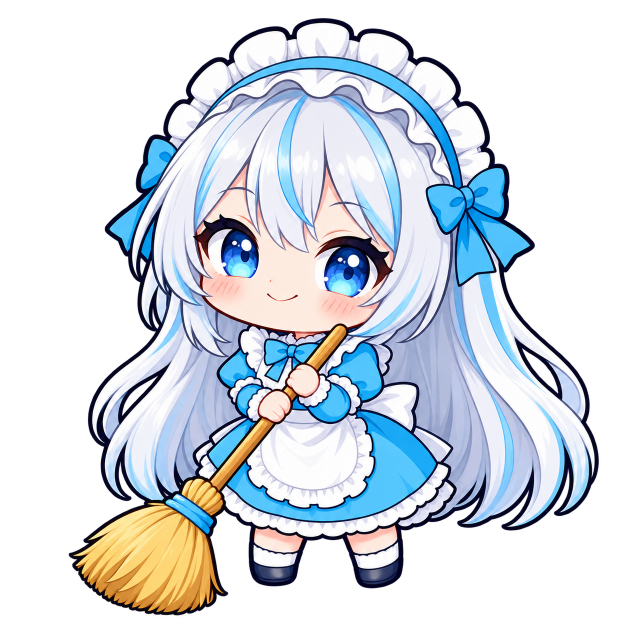
#> input picture artwork/brand-motion/blue-snow-maid-clean-reference.png, 1254 x 1254 px (shown at 1/2 size); its folder holds 8 pictures in this run
$ python generate.py
#> lines starting #> are read from the running program, lines starting #| are printed output that depends on the picture
"""Build local layered-illustration Lottie timelines from the approved artwork.
Requires Pillow only. Creative artwork was generated by imagegen from the user's
reference; resizing is deterministic packaging, not a replacement illustration.
A single shared local bitmap preserves the reference's fine eye/lace shading;
independent eye/hand masks and vector effects provide the actual motion.
"""
import copy
import json
import math
from pathlib import Path
from PIL import Image
from package_assets import build_preview

ROOT = Path(__file__).resolve().parents[2]
ART = Path(__file__).parent

def prop(v): return {'a':0,'k':v}
def keys(values):
    out=[]
    for j,(t,v) in enumerate(values):
        d={'t':t,'s':v if isinstance(v,list) else [v]}
        if j<len(values)-1:
            end=values[j+1][1]
            d.update(e=end if isinstance(end,list) else [end],o={'x':[.23],'y':[1]},i={'x':[.32],'y':[1]})
        out.append(d)
    return {'a':1,'k':out}
def color(h): return [int(h[i:i+2],16)/255 for i in (1,3,5)]+[1]
def xy(z): return [round(z.real,2),round(z.imag,2)]
def transform(): return {'ty':'tr','p':prop([0,0]),'a':prop([0,0]),'s':prop([100,100]),'r':prop(0),'o':prop(100),'sk':prop(0),'sa':prop(0)}
def group(name,geometries,fill=None,stroke=None,width=2):
    it=list(geometries)
    if fill: it.append({'ty':'fl','c':prop(color(fill)),'o':prop(100),'r':1})
    if stroke: it.append({'ty':'st','c':prop(color(stroke)),'o':prop(100),'w':prop(width),'lc':2,'lj':2})
    it.append(transform()); return {'ty':'gr','nm':name,'it':it}
def poly(points,closed=True):
    return {'v':points,'i':[[0,0] for _ in points],'o':[[0,0] for _ in points],'c':closed}
def shape(points,closed=True): return {'ty':'sh','ks':prop(poly(points,closed))}
def ellipse(x,y,w,h): return {'ty':'el','p':prop([x,y]),'s':prop([w,h]),'d':1}
def rect(x,y,w,h,r=6): return {'ty':'rc','p':prop([x,y]),'s':prop([w,h]),'r':prop(r),'d':1}

def layer(name,shapes=(),pivot=(0,0),rotation=None,scale=None,position=None,opacity=None,ref=None,masks=()):
    l={'ddd':0,'ind':0,'ty':0 if ref else 4,'nm':name,'sr':1,'ks':{'o':opacity or prop(100),'r':rotation or prop(0),'p':position or prop([*pivot,0]),'a':prop([*pivot,0]),'s':scale or prop([100,100,100])},'ao':0,'ip':0,'op':144,'st':0,'bm':0}
    if ref: l.update(refId=ref,w=512,h=512)
    else: l['shapes']=list(reversed(shapes))
    if masks: l['masksProperties']=list(masks); l['hasMask']=True
    return l

def mask(name,points,mode='a'):
    return {'inv':False,'mode':mode,'pt':prop(poly(points)),'o':prop(100),'x':prop(0),'nm':name}
def bounds_center(points): return [(min(p[0] for p in points)+max(p[0] for p in points))/2,(min(p[1] for p in points)+max(p[1] for p in points))/2]
def star(x,y,r): return shape([[x,y-r],[x+r*.28,y-r*.28],[x+r,y],[x+r*.28,y+r*.28],[x,y+r],[x-r*.28,y+r*.28],[x-r,y],[x-r*.28,y-r*.28]])

def closed_eyelash(name,points,end,close_frame=None):
    x,y=bounds_center(points)
    reach=min(17,(max(p[0] for p in points)-min(p[0] for p in points))/3)
    curve={'ty':'sh','ks':prop({'v':[[x-reach,y],[x,y+2],[x+reach,y]],
        'i':[[0,0],[-3,0],[-3,1]],'o':[[3,1],[3,0],[0,0]],'c':False})}
    opacity=keys([(0,100),(3,100),(8,0),(end,0)]) if close_frame is None else keys([
        (0,0),(close_frame-3,0),(close_frame,100),(close_frame+2,100),(close_frame+6,0),(end,0)])
    return layer(name+' closed eyelash',[group('Soft closed eye',[curve],None,'#80566A',1.8)],opacity=opacity)

def load_art(source,static,size=(390,450)):
#> called with source = 'blue-snow-maid-clean-reference.png', static = 'bilipai_maid_clean_static', size = (450, 450)
    im=Image.open(ART/source).convert('RGBA')
#> im is the input picture: PIL image 1254x1254 RGBA; mean R, G, B, A 92, 99.4, 107.4, 134.4
    im.thumbnail(size,Image.Resampling.LANCZOS)
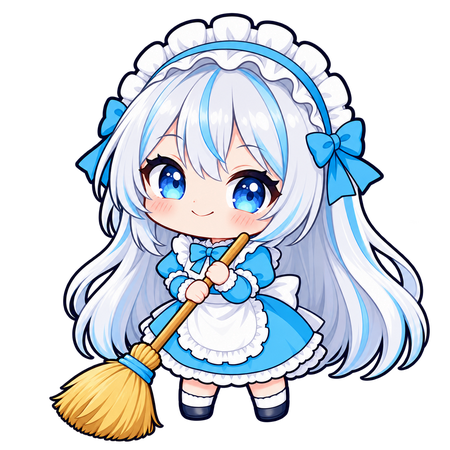
#> im: PIL image 450x450 RGBA; mean R, G, B, A 91.6, 99, 106.8, 134.4; transparent parts drawn white
    canvas=Image.new('RGBA',(512,512))
#> canvas: PIL image 512x512 RGBA; every value is 0
    canvas.alpha_composite(im,((512-im.width)//2,31))
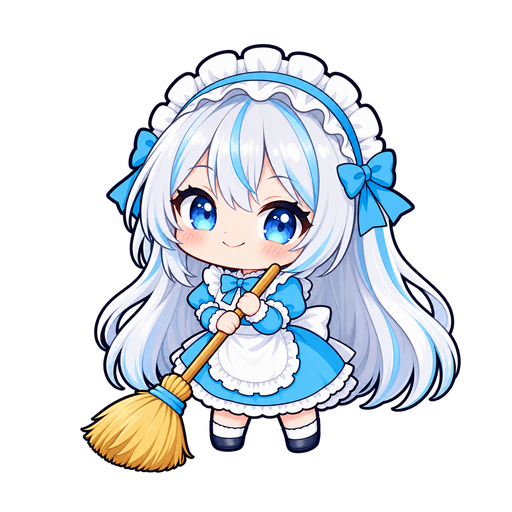
#> canvas: PIL image 512x512 RGBA; mean R, G, B, A 70.7, 76.4, 82.5, 103.8; transparent parts drawn white
    target=ROOT/'app/src/main/res/drawable-nodpi'/f'{static}.png'
    target.parent.mkdir(parents=True,exist_ok=True)
    canvas.save(target,optimize=True)
    image={'id':'maid_bitmap','w':512,'h':512,'u':'','p':static+'.png','e':0}
    art=layer('Blue snow maid detailed illustration',ref='maid_bitmap')
    art['ty']=2; art['ind']=1
    return [{'id':'maid_art','layers':[art]},image]

def clean_mapped(points): return [[round(x*450/1254+31,2),round(y*450/1254+31,2)] for x,y in points]

def make_cleaning(art):
    """Closed working cycle; the shaft pivots below the fixed lower gripping hand."""
    end=96
    # Measured on this new 1254px pose, never borrowed from the completed pose.
    left=clean_mapped([(325,508),(346,493),(389,498),(426,521),(446,552),(449,587),(431,607),(394,603),(367,572)])
    right=clean_mapped([(531,523),(560,490),(607,479),(649,490),(673,513),(668,558),(643,584),(591,589),(558,569)])
    broom=clean_mapped([(532,862),(562,877),(477,983),(493,1008),(478,1041),(454,1068),(468,1130),(483,1181),(478,1221),(437,1243),(333,1244),(257,1218),(214,1187),(184,1156),(200,1118),(233,1083),(302,1045),(369,1019),(400,972),(446,979)])
    layers=[]
    # Apron/dress are solid behind the removed shaft; the bristles stand outside
    # the character silhouette so their sweep reveals genuine transparency.
    layers.append(layer('Dress behind working shaft',[group('Blue dress backing',[
        shape(clean_mapped([(431,973),(530,851),(566,870),(480,994)]))],'#37B7EF')]))
    for name,points in [('Left eye',left),('Right eye',right)]:
        layers.append(layer(name+' blink skin',[group('Eyelid skin',[shape(points)],'#FFE0D1')]))
    layers.append(layer('Working portrait',ref='maid_art',masks=[
        mask('Full working pose',[[0,0],[512,0],[512,512],[0,512]]),
        mask('Lower broom',broom,'s'),mask('Left eye',left,'s'),mask('Right eye',right,'s')]))
    # Removed eye regions have a solid skin backing, avoiding duplicate open eyes.
    for name,points in [('Left eye',left),('Right eye',right)]:
        layers.append(layer(name,ref='maid_art',pivot=bounds_center(points),masks=[mask(name,points)],
            scale=keys([(0,[100,100,100]),(61,[100,100,100]),(66,[100,4,100]),(73,[100,100,100]),(end,[100,100,100])])))
        layers.append(closed_eyelash(name,points,end,66))
    layers.append(layer('Held broom working sweep',ref='maid_art',pivot=clean_mapped([(548,864)])[0],
        masks=[mask('Connected lower shaft and bristles',broom)],
        rotation=keys([(0,0),(24,-2),(48,0),(72,2),(end,0)])))
    layers.reverse()
    motion=layer('Focused working lean',pivot=(256,365));motion['ty']=3;motion.pop('shapes',None)
    motion['ind']=len(layers)+1;motion['op']=end
    motion['ks']['r']=keys([(0,0),(24,-.4),(48,0),(72,.4),(end,0)])
    for i,l in enumerate(layers): l['ind']=i+1;l['op']=end;l['parent']=motion['ind']
    layers.append(motion)
    return {'v':'5.12.2','fr':60,'ip':0,'op':end,'w':512,'h':512,
        'nm':'BiliPai focused cleaning in progress','ddd':0,'assets':copy.deepcopy(art),'layers':layers,'markers':[]}

def make_clean(art):
    end=72
    left=clean_mapped([(387,478),(408,442),(448,443),(498,456),(529,486),(525,539),(496,565),(440,566),(412,539)])
    right=clean_mapped([(615,525),(638,492),(683,497),(735,512),(765,533),(750,583),(714,601),(664,592),(633,566)])
    broom=clean_mapped([(499,831),(540,855),(455,953),(473,995),(453,1036),(454,1150),(462,1212),(430,1253),(285,1253),(211,1226),(138,1185),(120,1140),(148,1093),(174,1060),(222,1038),(275,1002),(325,989),(339,971),(367,944),(390,939)])
    layers=[]
    for points,skin in [(left,'#FFE1D1'),(right,'#FFE1D1')]:
        layers.append(layer('Soft eyelid',[group('Peach skin',[shape(points)],skin)]))
    # White apron behind the shaft keeps the sweep from exposing a transparent gap.
    layers.append(layer('Apron behind broom',[group('Apron patch',[shape(clean_mapped([(461,872),(497,839),(528,862),(493,913),(471,930)]))],'#FAFAFF')]))
    masks=[mask('Full character',[[0,0],[512,0],[512,512],[0,512]])]
    for name,points in [('Left eye',left),('Right eye',right),('Broom',broom)]: masks.append(mask(name,points,'s'))
    layers.append(layer('Q maid holding broom',ref='maid_art',masks=masks))
    for name,points in [('Left eye',left),('Right eye',right)]:
        layers.append(layer(name,ref='maid_art',pivot=bounds_center(points),masks=[mask(name,points)],
            scale=keys([(0,[100,100,100]),(46,[100,100,100]),(51,[100,4,100]),(56,[100,100,100]),(end,[100,100,100])])))
    for name,points in [('Left eye',left),('Right eye',right)]:
        layers.append(closed_eyelash(name,points,end,51))
    layers.append(layer('Held broom sweep',ref='maid_art',pivot=clean_mapped([(516,853)])[0],masks=[mask('Broom shaft and bristles',broom)],
        rotation=keys([(0,0),(14,-6),(29,7),(42,-3),(54,0),(end,0)])))
    for i,(x,y) in enumerate([(80,459),(60,436),(119,465)]):
        layers.append(layer('Cache tile '+str(i),[group('Tile',[rect(0,0,13,13,3)],['#BDE7FA','#76CEF4','#DAF4FF'][i],'#69AED3',1)],
            position=keys([(0,[x,y,0]),(12+i*3,[x,y,0]),(32+i*3,[90,427,0]),(45+i*3,[48,392,0])]),
            rotation=keys([(0,0),(51,80)]),opacity=keys([(0,100),(26+i*4,100),(46+i*3,0),(end,0)])))
    layers.append(layer('Completion badge',[
        group('Badge',[ellipse(423,400,64,64)],'#42BCEB','#FFFFFF',4),
        group('Check',[shape([[408,400],[420,412],[441,385]],False)],None,'#FFFFFF',6)
    ],pivot=(423,400),scale=keys([(0,[95,95,100]),(44,[95,95,100]),(55,[103,103,100]),(64,[100,100,100])]),opacity=keys([(0,0),(44,0),(53,100),(end,100)])))
    for i,(x,y) in enumerate([(97,205),(427,183),(438,310)]):
        layers.append(layer('Blue snow star '+str(i),[group('Star',[star(0,0,6)],'#F8FCFF','#69CEF4',1.5)],
            position=keys([(0,[x,y+5,0]),(end,[x,y-5,0])]),opacity=keys([(0,0),(43+i*3,0),(52+i*3,100),(end,65)])))
    layers.reverse()
    motion=layer('Pleased little bow',pivot=(256,370));motion['ty']=3;motion.pop('shapes',None);motion['ind']=len(layers)+1
    motion['ks']['r']=keys([(0,0),(29,-1.2),(53,1),(end,0)])
    for i,l in enumerate(layers): l['ind']=i+1;l['op']=end;l['parent']=motion['ind']
    motion['op']=end;layers.append(motion)
    return {'v':'5.12.2','fr':60,'ip':0,'op':end,'w':512,'h':512,'nm':'BiliPai Q Maid Broom Cleanup','ddd':0,'assets':copy.deepcopy(art),'layers':layers,'markers':[]}

# [27 lines left out: function make_refreshing, not called in this run]


STATE_POSES={
    'retry':{
        'end':90, 'blink_frame':42,
        'eyes':[
            [[198,221],[205,214],[218,211],[231,214],[240,223],[235,240],[221,242],[207,237]],
            [[274,216],[282,209],[294,208],[308,213],[314,219],[306,233],[295,236],[281,232]]],
        'prop':'Disconnected connectors',
        'points':[[220,322],[236,315],[245,317],[249,334],[229,340],[220,335]],
        'pivot':[221,334], 'backing':'#D6EFFF', 'rotation':[(0,0),(15,-2),(30,1),(49,0),(90,0)],
        'hair':[
            [[49,401],[74,388],[96,405],[116,441],[107,451],[87,451],[65,437],[48,419]],
            [[401,412],[418,389],[449,395],[469,413],[467,443],[445,462],[422,457],[402,437]]]
    },
    'empty':{
        'end':108, 'closed_eyes':True,
        'eyes':[
            [[194,213],[204,205],[216,202],[230,204],[239,212],[233,226],[219,232],[205,226]],
            [[270,201],[280,192],[290,191],[305,195],[311,202],[303,216],[290,220],[279,214]]],
        'prop':'Held empty collection box',
        'points':[[159,354],[180,337],[208,355],[320,357],[341,338],[364,375],[342,393],[350,409],[342,439],[323,454],[301,451],[272,441],[225,440],[203,449],[182,441],[170,429],[164,411],[176,394],[187,388]],
        'pivot':[256,406], 'backing':'#F5F8FF', 'rotation':[(0,0),(20,-1),(42,1),(72,0),(108,0)],
        'hair':[
            [[47,394],[72,382],[91,398],[105,425],[93,440],[66,437],[49,416]],
            [[413,394],[434,382],[466,394],[471,420],[455,443],[431,447],[409,431]]]
    },
    'search_empty':{
        'end':120, 'static_prop':True, 'blink_frame':82,
        'eyes':[
            [[191,220],[199,211],[214,207],[231,208],[244,220],[240,239],[227,249],[211,246],[198,237]],
            [[286,212],[294,203],[306,199],[317,200],[327,206],[321,219],[307,228],[293,226]]],
        'prop':'Held looking glass',
        'points':[[161,213],[180,212],[198,221],[208,235],[210,251],[202,267],[193,276],[198,283],[206,291],[210,307],[219,333],[211,343],[207,362],[176,363],[174,341],[170,332],[162,313],[162,300],[170,285],[179,281],[167,280],[149,272],[139,260],[137,244],[142,226]],
        'pivot':[190,356], 'backing':'#DCEFFF', 'rotation':[(0,0),(25,-1.3),(53,1),(88,0),(120,0)],
        'hair':[
            [[48,392],[73,380],[95,398],[109,429],[96,447],[67,450],[48,432]],
            [[405,415],[418,394],[447,389],[467,409],[467,439],[448,462],[424,459],[407,441]]]
    }
}

STATE_POSES.update({
    'favorite':{
        'end':72, 'blink_frame':53, 'eye_names':['Right'],
        'eyes':[[[271,183],[278,177],[289,175],[301,178],[308,187],[304,199],[292,204],[280,199]]],
        'prop':'Held favorite star',
        'points':[[169,322],[207,306],[216,282],[226,255],[238,249],[253,255],[275,276],[284,286],[327,282],[346,287],[354,301],[345,325],[335,343],[345,350],[353,371],[351,398],[341,409],[301,404],[281,399],[249,393],[224,395],[196,399],[190,389],[193,368],[196,349],[179,345],[169,334]],
        'pivot':[257,356], 'backing':'#F6FAFF', 'rotation':[(0,0),(22,-.7),(44,.5),(72,0)],
        'scale':[(0,[100,100,100]),(25,[101.5,101.5,100]),(45,[100,100,100]),(72,[100,100,100])],
        'hair':[
            [[48,389],[71,378],[94,395],[110,427],[95,447],[68,449],[48,430]],
            [[408,404],[424,385],[455,391],[469,411],[462,437],[443,456],[421,450],[405,430]]]
    },
    'download':{
        'end':72, 'blink_frame':51,
        'eyes':[
            [[204,194],[211,185],[224,184],[236,189],[242,198],[235,209],[221,216],[212,208]],
            [[276,179],[285,169],[296,170],[307,177],[310,186],[301,198],[289,201],[281,193]]],
        'prop':'Thumbs up hand',
        'points':[[145,215],[155,212],[162,221],[166,237],[178,244],[183,255],[181,268],[178,282],[166,292],[147,298],[137,290],[135,274],[130,264],[138,247],[144,238]],
        'pivot':[148,293], 'backing':'#E5F4FF', 'rotation':[(0,0),(15,-2.5),(30,1.5),(44,0),(72,0)],
        'hair':[
            [[49,393],[73,381],[97,397],[108,430],[94,449],[67,449],[48,430]],
            [[408,397],[424,380],[456,389],[471,414],[462,439],[443,450],[422,445],[404,427]]]
    }
})

# [102 lines left out: functions make_state, make_follow_feedback, not called in this run]

def five_star(x,y,r):
    return shape([[x+math.cos(-math.pi/2+i*math.pi/5)*(r if i%2==0 else r*.43),
                   y+math.sin(-math.pi/2+i*math.pi/5)*(r if i%2==0 else r*.43)] for i in range(10)])

# [41 lines left out: function make_triple, not called in this run]

if __name__=='__main__':
    animations={}
    for kind,name in [('clean','bilipai_maid_clean_complete'),('cleaning','bilipai_maid_cleaning'),('retry','bilipai_maid_retry'),('empty','bilipai_maid_empty'),('search_empty','bilipai_maid_search_empty'),('favorite','bilipai_maid_favorite_saved'),('follow','bilipai_maid_follow_success'),('unfollow','bilipai_maid_unfollow_complete'),('download','bilipai_maid_download_complete'),('triple','bilipai_maid_triple_success')]:
        if kind=='clean':
            data=make_clean(load_art('blue-snow-maid-clean-reference.png','bilipai_maid_clean_static',(450,450)))
        elif kind=='cleaning':
            data=make_cleaning(load_art('blue-snow-maid-cleaning-reference.png','bilipai_maid_cleaning_static',(450,450)))
        elif kind in ('follow','unfollow'):
            source='blue-snow-maid-follow-happy-reference.png' if kind=='follow' else 'blue-snow-maid-unfollow-reference.png'
            data=make_follow_feedback(kind,load_art(source,'bilipai_maid_'+kind+'_static',(450,450)))
        elif kind=='triple':
            data=make_triple(load_art('blue-snow-maid-triple-reference.png','bilipai_maid_triple_static',(450,450)))
        else:
            pose_art=load_art('blue-snow-maid-'+kind.replace('_','-')+'-reference.png','bilipai_maid_'+kind+'_static',(450,450))
            data=make_state(kind,pose_art)
        animations[name]=data
        (ROOT/'app/src/main/res/raw'/f'{name}.json').write_text(json.dumps(data,separators=(',',':'))+'\n')
#> pass 2 of the loop `for kind,name in [('clean','bilipai_maid_clean_complete'),('cleaning',..`:
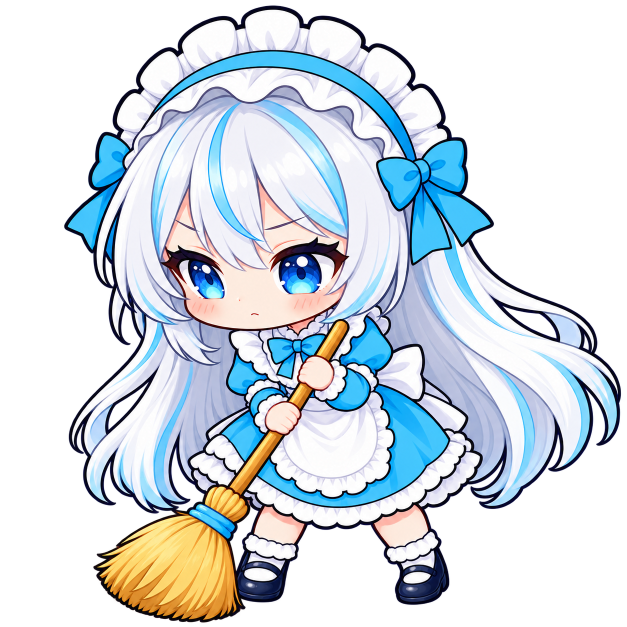
#> input picture artwork/brand-motion/blue-snow-maid-cleaning-reference.png, 1254 x 1254 px (shown at 1/2 size)
#> in load_art, im is the input picture: PIL image 1254x1254 RGBA; mean R, G, B, A 97.6, 106.4, 113.8, 140.4
#> in load_art (call 2), `im.thumbnail(size,Image.Resampling.LANCZOS)`:
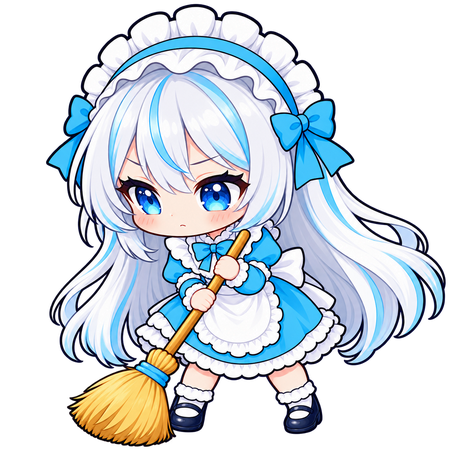
#> im: PIL image 450x450 RGBA; mean R, G, B, A 97, 105.9, 113.2, 140.4; transparent parts drawn white
#> in load_art (call 2), `canvas.alpha_composite(im,((512-im.width)//2,31))`:
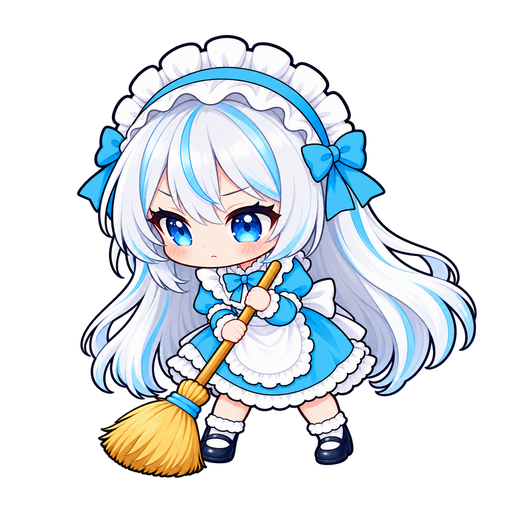
#> canvas: PIL image 512x512 RGBA; mean R, G, B, A 74.9, 81.8, 87.5, 108.5; transparent parts drawn white
#> (the run stopped early here; a loop or call above may not have finished)
